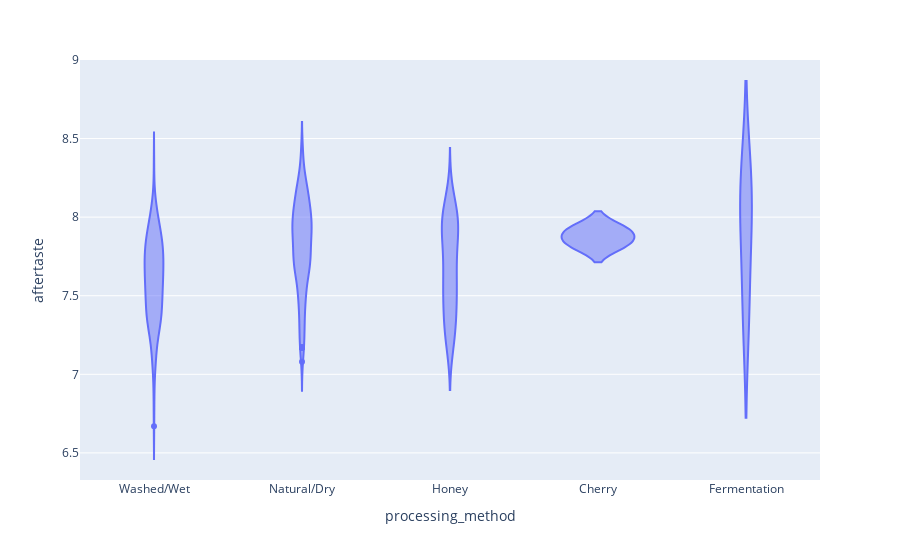

The notebook cell this image was saved under:
### Code cell
px.violin(working, x='processing_method', y='aftertaste')

### Figure 1 — Plotly figure (JSON) as saved in the notebook; plotly's stock layout.template omitted (floating-point values rounded to 4 significant figures; data arrays with more than 128 entries replaced by an {"elided": "..."} marker saying what was removed)
{"data": [{"alignmentgroup": "True", "box": {"visible": false}, "hovertemplate": "processing_method=%{x}<br>aftertaste=%{y}<extra></extra>", "legendgroup": "", "marker": {"color": "#636efa"}, "name": "", "offsetgroup": "", "orientation": "v", "scalegroup": "True", "showlegend": false, "type": "violin", "x": {"elided": "400 str values"}, "x0": " ", "xaxis": "x", "y": {"elided": "400 float values"}, "y0": " ", "yaxis": "y"}], "layout": {"legend": {"tracegroupgap": 0}, "margin": {"t": 60}, "violinmode": "group", "xaxis": {"anchor": "y", "domain": [0, 1], "title": {"text": "processing_method"}}, "yaxis": {"anchor": "x", "domain": [0, 1], "title": {"text": "aftertaste"}}}}
